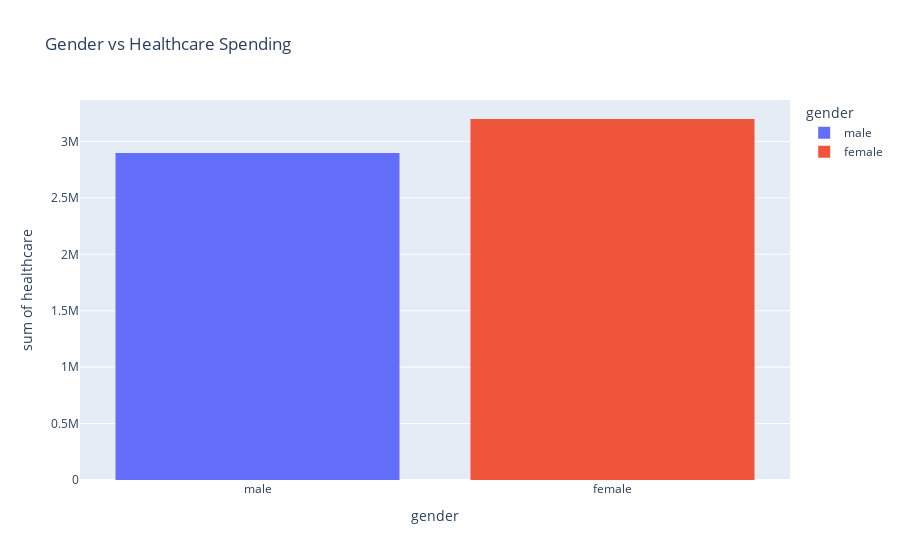

Here is the notebook cell this chart was saved with:
### Markdown cell above
### Using plotly for Age VS HealthCare

### Code cell
ex.histogram(user_data, x='gender', y='healthcare', color='gender',  title='Gender vs Healthcare Spending')

### Figure 1 — Plotly figure (JSON) as saved in the notebook; plotly's stock layout.template omitted (floating-point values rounded to 4 significant figures; data arrays with more than 128 entries replaced by an {"elided": "..."} marker saying what was removed)
{"data": [{"alignmentgroup": "True", "bingroup": "x", "histfunc": "sum", "hovertemplate": "gender=%{x}<br>sum of healthcare=%{y}<extra></extra>", "legendgroup": "male", "marker": {"color": "#636efa", "pattern": {"shape": ""}}, "name": "male", "offsetgroup": "male", "orientation": "v", "showlegend": true, "type": "histogram", "x": {"elided": "488 str values"}, "xaxis": "x", "y": {"elided": "488 int values"}, "yaxis": "y"}, {"alignmentgroup": "True", "bingroup": "x", "histfunc": "sum", "hovertemplate": "gender=%{x}<br>sum of healthcare=%{y}<extra></extra>", "legendgroup": "female", "marker": {"color": "#EF553B", "pattern": {"shape": ""}}, "name": "female", "offsetgroup": "female", "orientation": "v", "showlegend": true, "type": "histogram", "x": {"elided": "513 str values"}, "xaxis": "x", "y": {"elided": "513 int values"}, "yaxis": "y"}], "layout": {"barmode": "relative", "legend": {"title": {"text": "gender"}, "tracegroupgap": 0}, "title": {"text": "Gender vs Healthcare Spending"}, "xaxis": {"anchor": "y", "categoryarray": ["male", "female"], "categoryorder": "array", "domain": [0, 1], "title": {"text": "gender"}}, "yaxis": {"anchor": "x", "domain": [0, 1], "title": {"text": "sum of healthcare"}}}}
